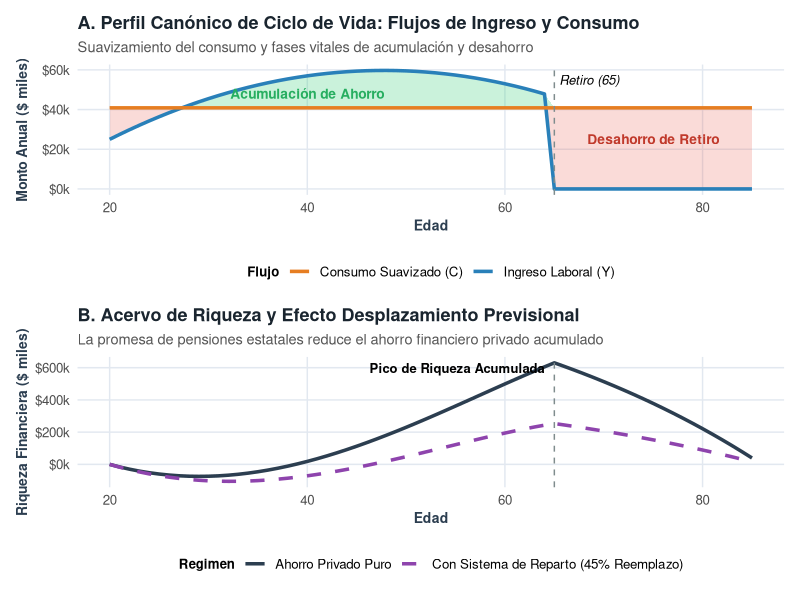
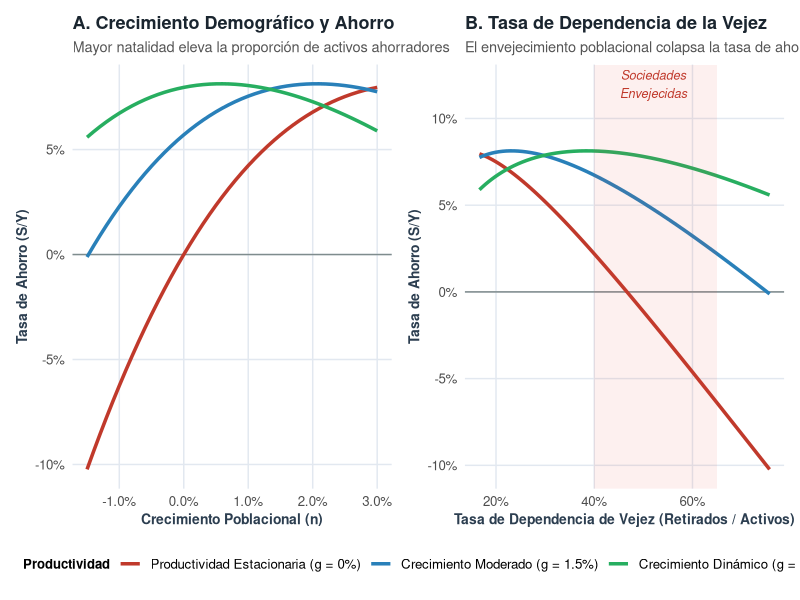

The R script that drew these images, in order:
## ---- chunk 1
library(ggplot2)
library(dplyr)
library(tidyr)
library(scales)
library(patchwork)

# Configuración estética
tema_nobel <- theme_minimal(base_size = 12) +
  theme(
    plot.title = element_text(face = "bold", size = 13, color = "#1a252f"),
    plot.subtitle = element_text(size = 10.5, color = "#555555"),
    plot.caption = element_text(size = 8.5, color = "#777777", hjust = 1),
    panel.grid.minor = element_blank(),
    panel.grid.major = element_line(color = "#e2e8f0", linewidth = 0.5),
    legend.position = "bottom",
    legend.title = element_text(face = "bold", size = 9.5),
    axis.title = element_text(face = "bold", size = 10, color = "#2c3e50")
  )
## ---- chunk 2
edad_inicio <- 20
edad_retiro <- 65
edad_muerte <- 85
edades <- edad_inicio:edad_muerte
n_edades <- length(edades)

# Perfil salarial empírico cuadrático (en miles de USD)
ingreso_laboral <- function(e) {
  if (e < edad_retiro) {
    pico <- 25 + 2.5 * (e - 20) - 0.045 * (e - 20)^2
    return(max(0, pico))
  } else {
    return(0)
  }
}

Y_base <- sapply(edades, ingreso_laboral)
r <- 0.03

# Valor presente de la riqueza humana
vp_factores <- (1 + r)^(-(0:(n_edades - 1)))
riqueza_humana_vp <- sum(Y_base * vp_factores)
factor_anualidad <- sum(vp_factores)
C_constante <- riqueza_humana_vp / factor_anualidad

# Trayectorias de acumulación de riqueza y ahorro
A_trayectoria <- numeric(n_edades)
S_trayectoria <- numeric(n_edades)
A_actual <- 0

for (i in 1:n_edades) {
  A_trayectoria[i] <- A_actual
  S_trayectoria[i] <- Y_base[i] + r * A_actual - C_constante
  A_actual <- (1 + r) * A_actual + Y_base[i] - C_constante
}

# Escenario alternativo: Con Sistema de Reparto (Pay-As-You-Go)
tasa_aporte <- 0.12
pension_promedio <- mean(Y_base[1:(edad_retiro - edad_inicio)]) * 0.45

Y_reparto <- sapply(1:n_edades, function(i) {
  if (edades[i] < edad_retiro) Y_base[i] * (1 - tasa_aporte) else pension_promedio
})

vp_reparto <- sum(Y_reparto * vp_factores)
C_reparto <- vp_reparto / factor_anualidad
A_reparto <- numeric(n_edades)
A_act_rep <- 0

for (i in 1:n_edades) {
  A_reparto[i] <- A_act_rep
  A_act_rep <- (1 + r) * A_act_rep + Y_reparto[i] - C_reparto
}

df_individual <- data.frame(
  Edad = rep(edades, 2),
  Regimen = rep(c("Ahorro Privado Puro", "Con Sistema de Reparto (45% Reemplazo)"), each = n_edades),
  Ingreso = c(Y_base, Y_reparto),
  Consumo = c(rep(C_constante, n_edades), rep(C_reparto, n_edades)),
  Riqueza = c(A_trayectoria, A_reparto)
)
## ---- chunk 3
p_flujos <- ggplot(df_individual %>% filter(Regimen == "Ahorro Privado Puro"), aes(x = Edad)) +
  geom_ribbon(aes(ymin = Consumo, ymax = pmax(Ingreso, Consumo)), fill = "#2ecc71", alpha = 0.25) +
  geom_ribbon(aes(ymin = pmin(Ingreso, Consumo), ymax = Consumo), fill = "#e74c3c", alpha = 0.20) +
  geom_line(aes(y = Ingreso, color = "Ingreso Laboral (Y)"), linewidth = 1.2) +
  geom_line(aes(y = Consumo, color = "Consumo Suavizado (C)"), linewidth = 1.2) +
  geom_vline(xintercept = 65, linetype = "dashed", color = "#7f8c8d") +
  annotate("text", x = 65.5, y = 55, label = "Retiro (65)", hjust = 0, size = 3.3, fontface = "italic") +
  annotate("text", x = 40, y = 48, label = "Acumulación de Ahorro", size = 3.5, color = "#27ae60", fontface = "bold") +
  annotate("text", x = 75, y = 25, label = "Desahorro de Retiro", size = 3.5, color = "#c0392b", fontface = "bold") +
  scale_color_manual(name = "Flujo", values = c("Ingreso Laboral (Y)" = "#2980b9", "Consumo Suavizado (C)" = "#e67e22")) +
  scale_y_continuous(labels = label_dollar(suffix = "k", prefix = "$")) +
  labs(
    title = "A. Perfil Canónico de Ciclo de Vida: Flujos de Ingreso y Consumo",
    subtitle = "Suavizamiento del consumo y fases vitales de acumulación y desahorro",
    x = "Edad", y = "Monto Anual ($ miles)"
  ) +
  tema_nobel

p_riqueza <- ggplot(df_individual, aes(x = Edad, y = Riqueza, color = Regimen, linetype = Regimen)) +
  geom_line(linewidth = 1.2) +
  geom_vline(xintercept = 65, linetype = "dashed", color = "#7f8c8d") +
  scale_color_manual(values = c("Ahorro Privado Puro" = "#2c3e50", "Con Sistema de Reparto (45% Reemplazo)" = "#8e44ad")) +
  scale_linetype_manual(values = c("solid", "dashed")) +
  scale_y_continuous(labels = label_dollar(suffix = "k", prefix = "$")) +
  annotate("text", x = 64, y = max(df_individual$Riqueza) * 0.95, label = "Pico de Riqueza Acumulada", hjust = 1, size = 3.3, fontface = "bold") +
  labs(
    title = "B. Acervo de Riqueza y Efecto Desplazamiento Previsional",
    subtitle = "La promesa de pensiones estatales reduce el ahorro financiero privado acumulado",
    x = "Edad", y = "Riqueza Financiera ($ miles)"
  ) +
  tema_nobel

p_flujos / p_riqueza
## ---- chunk 4
simular_ahorro_agregado <- function(n_val, g_val) {
  pesos_pob <- (1 + n_val)^(-(edades - 20))
  pesos_prod <- (1 + g_val)^(-(edades - 20))
  
  N_activos <- sum(pesos_pob[edades < edad_retiro])
  N_retirados <- sum(pesos_pob[edades >= edad_retiro])
  dep_ratio <- N_retirados / N_activos
  
  Y_cohorte <- pesos_pob * (Y_base * pesos_prod)
  C_cohorte <- pesos_pob * (C_constante * pesos_prod)
  A_cohorte <- pesos_pob * (A_trayectoria * pesos_prod)
  
  Y_total <- sum(Y_cohorte) + r * sum(A_cohorte)
  C_total <- sum(C_cohorte)
  S_total <- Y_total - C_total
  W_total <- sum(A_cohorte)
  
  return(data.frame(
    n = n_val,
    g = g_val,
    tasa_dependencia = dep_ratio,
    tasa_ahorro = S_total / Y_total,
    ratio_W_Y = W_total / Y_total
  ))
}

grid_n <- seq(-0.015, 0.030, by = 0.001)

df_demografia <- bind_rows(
  lapply(grid_n, function(x) simular_ahorro_agregado(x, g_val = 0.00)),
  lapply(grid_n, function(x) simular_ahorro_agregado(x, g_val = 0.015)),
  lapply(grid_n, function(x) simular_ahorro_agregado(x, g_val = 0.030))
) %>% mutate(
  g_label = factor(
    case_when(
      g == 0.000 ~ "Productividad Estacionaria (g = 0%)",
      g == 0.015 ~ "Crecimiento Moderado (g = 1.5%)",
      g == 0.030 ~ "Crecimiento Dinámico (g = 3.0%)"
    ),
    levels = c("Productividad Estacionaria (g = 0%)", "Crecimiento Moderado (g = 1.5%)", "Crecimiento Dinámico (g = 3.0%)")
  )
)
## ---- chunk 5
p_n <- ggplot(df_demografia, aes(x = n, y = tasa_ahorro, color = g_label)) +
  geom_hline(yintercept = 0, color = "#7f8c8d", linetype = "solid") +
  geom_line(linewidth = 1.2) +
  scale_x_continuous(labels = label_percent(accuracy = 0.5)) +
  scale_y_continuous(labels = label_percent(accuracy = 1)) +
  scale_color_manual(name = "Productividad", values = c("#c0392b", "#2980b9", "#27ae60")) +
  labs(
    title = "A. Crecimiento Demográfico y Ahorro",
    subtitle = "Mayor natalidad eleva la proporción de activos ahorradores",
    x = "Crecimiento Poblacional (n)", y = "Tasa de Ahorro (S/Y)"
  ) +
  tema_nobel

p_dep <- ggplot(df_demografia, aes(x = tasa_dependencia, y = tasa_ahorro, color = g_label)) +
  geom_hline(yintercept = 0, color = "#7f8c8d", linetype = "solid") +
  geom_line(linewidth = 1.2) +
  scale_x_continuous(labels = label_percent(accuracy = 1)) +
  scale_y_continuous(labels = label_percent(accuracy = 1)) +
  scale_color_manual(name = "Productividad", values = c("#c0392b", "#2980b9", "#27ae60")) +
  annotate("rect", xmin = 0.40, xmax = 0.65, ymin = -Inf, ymax = Inf, fill = "#e74c3c", alpha = 0.08) +
  annotate("text", x = 0.52, y = 0.12, label = "Sociedades\nEnvejecidas", size = 3.2, color = "#c0392b", fontface = "italic") +
  labs(
    title = "B. Tasa de Dependencia de la Vejez",
    subtitle = "El envejecimiento poblacional colapsa la tasa de ahorro agregada",
    x = "Tasa de Dependencia de Vejez (Retirados / Activos)", y = "Tasa de Ahorro (S/Y)"
  ) +
  tema_nobel

(p_n + p_dep) + plot_layout(guides = "collect") & theme(legend.position = "bottom")
## ---- chunk 6
escenarios <- list(
  list(nom = "Envejecimiento Severo (Crisis Demográfica)", n = -0.010, g = 0.010),
  list(nom = "Población Estacionaria (Reemplazo Cero)", n = 0.000, g = 0.015),
  list(nom = "Teorema Puro de Modigliani (g=0, n=0)", n = 0.000, g = 0.000),
  list(nom = "Bono Demográfico Dinámico", n = 0.015, g = 0.020),
  list(nom = "Expansión Demográfica Emergente", n = 0.025, g = 0.030)
)

tab_res <- bind_rows(lapply(escenarios, function(s) {
  r_sim <- simular_ahorro_agregado(s$n, s$g)
  r_sim$Escenario <- s$nom
  return(r_sim)
})) %>%
  select(Escenario, n, g, tasa_dependencia, tasa_ahorro, ratio_W_Y) %>%
  mutate(
    `Crec. Población (n)` = sprintf("%.1f%%", n * 100),
    `Crec. Productividad (g)` = sprintf("%.1f%%", g * 100),
    `Tasa Dependencia` = sprintf("%.1f%%", tasa_dependencia * 100),
    `Tasa Ahorro (S/Y)` = sprintf("%.2f%%", tasa_ahorro * 100),
    `Ratio Riqueza/PIB (W/Y)` = sprintf("%.2f", ratio_W_Y)
  ) %>%
  select(Escenario, `Crec. Población (n)`, `Crec. Productividad (g)`, `Tasa Dependencia`, `Tasa Ahorro (S/Y)`, `Ratio Riqueza/PIB (W/Y)`)

knitr::kable(tab_res, caption = "Tabla 1: Efecto del Crecimiento y la Demografía sobre el Ahorro Nacional según la Hipótesis del Ciclo de Vida.")
